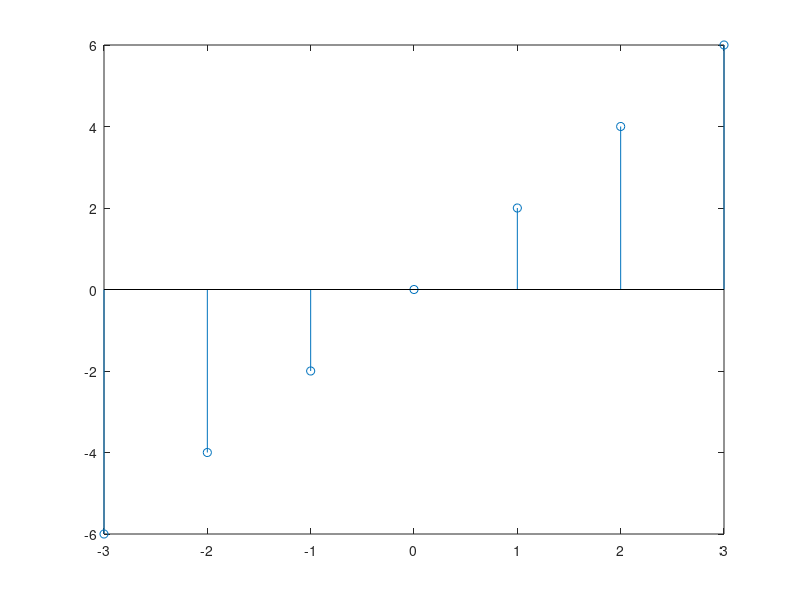
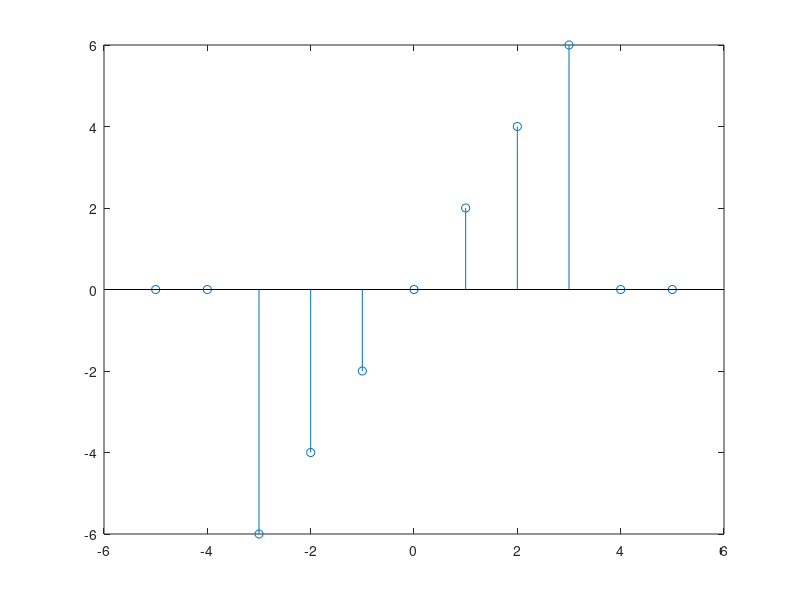
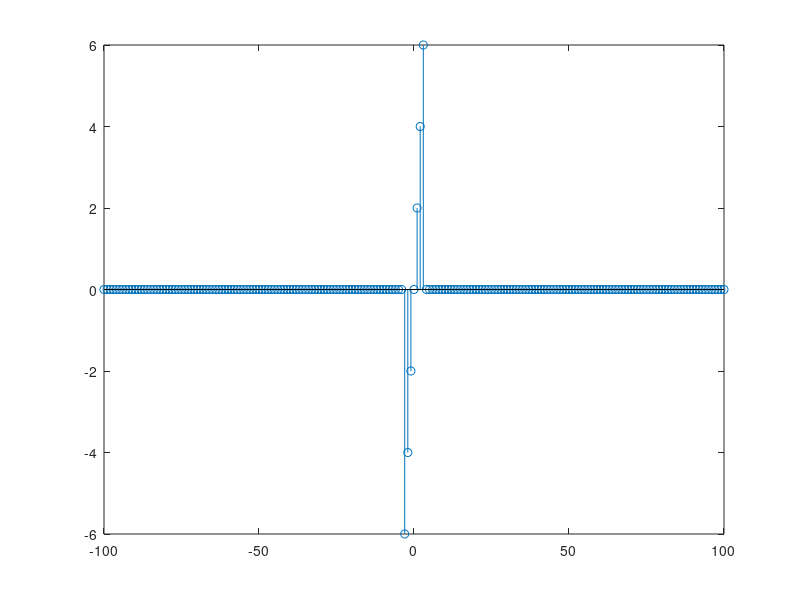
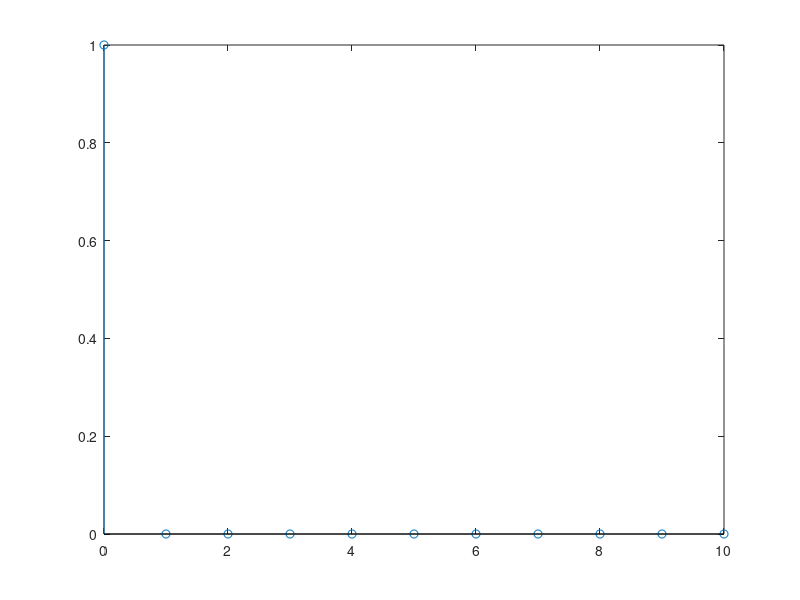

Write the MATLAB code that produced these figures, in order.
%%%% INTRODUCCIÓN %%%%

%% Definir y representar señales

% x[n] = 2n if -3 <= n <= 3 else 0
n1=[-3:3];
x1=2*n1;
%stem(n1, x1);

% Extendemos el rango de visualización
n2=[-5:5];
x2=[0 0 x1 0 0];
%stem(n2, x2);

% Extendemos más aún el rango
n3=[-100:100];
x3=[zeros(1, 95) x2 zeros(1,95)];
%stem(n3,x3);

% Representamos las tres señales en tres figuras
figure('Name', 'n[-3:3]')
stem(n1, x1)
figure('Name', 'n[-5:5]')
stem(n2, x2)
figure('Name', 'n[-100:100]')
stem(n3, x3)

%% Representación de varias señales en un rango

% Una delta y una delta desplazada
nx1=[0:10];
x1=[1 zeros(1,10)];
nx2=[-5:5];
x2=[zeros(1,3) 1 zeros(1,7)];
figure; stem(nx1, x1);
figure;stem(nx2,x2);

% Sin decirle los índices, asume que n=[1,2,...,len(x)] !!
figure;stem(x1);
figure;stem(x2);

%% Señales en tiempo continuo

% Representación muestreando cada 0.1
t=[-5:0.1:5];
%t=linspace(-5,5,101)
x=sin(pi*t/4);
plot(t,x);

% Representación conjunta v1
t=[-4:1/8:4]'  %% vector columna
x1=sin(pi*t/4)
x2=cos(pi*t/4)
figure;plot(t, [x1 x2]);
figure;stem(t, [x1 x2]);

% Representación conjunta v2
t=[-4:1/8:4]  %% vector fila
figure;
plot(t, x1)
hold on
plot(t, x2)
hold off
figure;
stem(t, x1)
hold on
stem(t, x2)
hold off

%% Señales complejas

n=[0:32];
x=exp(j*(pi/8)*n);
% por defecto stem(n, x) pinta la parte real

% Pintamos parte real e imaginaria
figure;
stem(n, real(x))
hold on
stem(n, imag(x))
hold off

% Pintamos módulo y ángulo
figure;
stem(n, abs(x))
hold on
stem(n, angle(x))
hold off

%% Operaciones con señales

% Operaciones con dos señales que comparten los mismos índices
x1=sin((pi/4)*[0:30]);
x2=cos((pi/7)*[0:30]);

% Hay que poner un . para indicar que es elemento a elemento
y1=x1+x2;
y2=x1-x2;
y3=x1.*x2;
y4=x1./x2;
y5=2*x1;
y6=x1.^x2;

n=[0:30]
figure;stem(n, y1)
figure;stem(n, y2)
figure;stem(n, y3)
figure;stem(n, y4)
figure;stem(n, y5)
figure;stem(n, y6) % exponenciación compleja y solo muestra parte real (?)